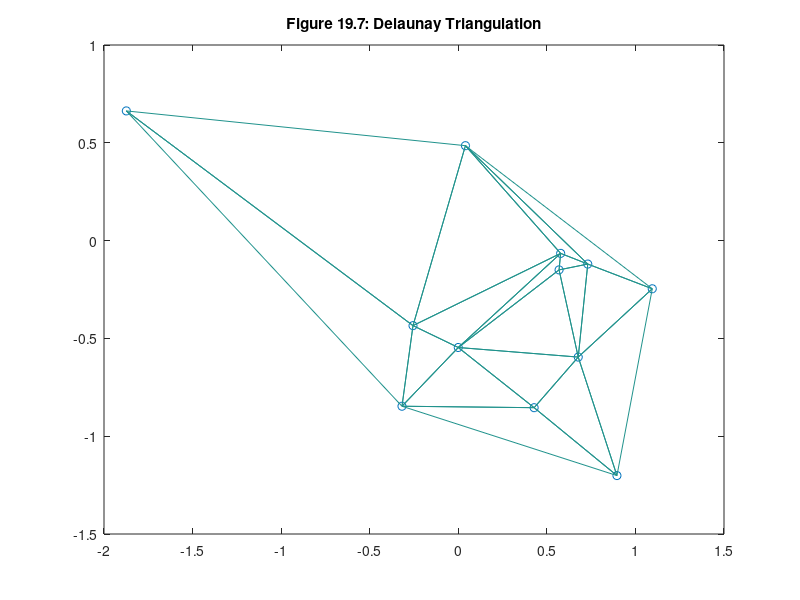

The MATLAB source for this figure:
% mm1907.m
x =[0     -0.31786        1.095       -1.874      0.42818      0.89564 ...
 0.73096      0.57786     0.040314      0.67709       0.5689     -0.25565];

y =[-0.54648     -0.84676     -0.24634      0.66302      -0.8542      -1.2013...
     -0.11987    -0.065294       0.4853     -0.59549     -0.14967     -0.43475];

z = zeros(1,12); % no z component for now

plot(x,y,'o')

tri = delaunay(x,y);
hold on, trimesh(tri,x,y,z), hold off
hidden off
title('Figure 19.7: Delaunay Triangulation')
axis([-2 1.5 -1.5 1])
